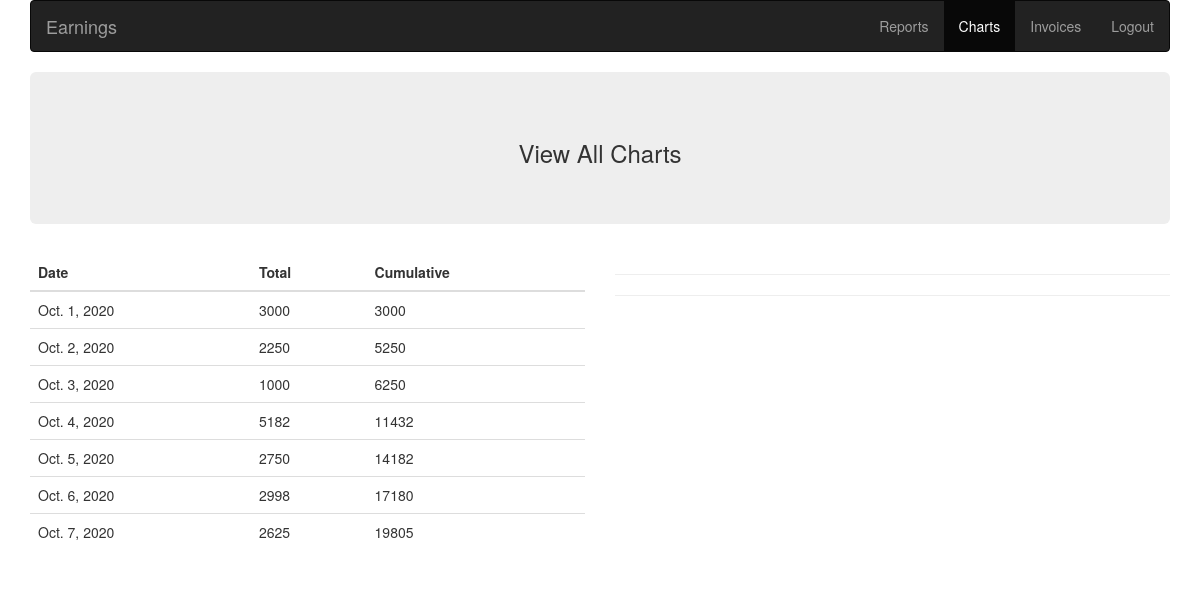
The app's page /charts/, older data.
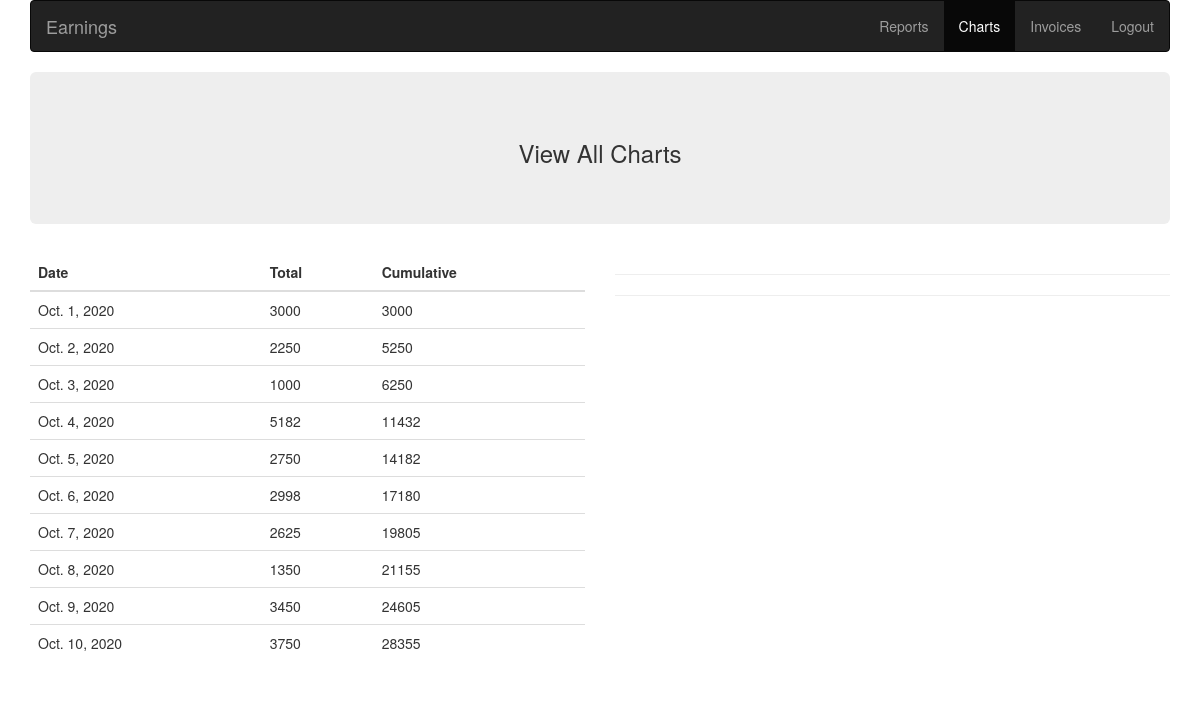
The same page, newer data.
### reports/models.py (models this page shows, shortened)
class Class(models.Model):
    student = models.CharField(max_length=30)
    date = models.DateField()
    start_time = models.TimeField()
    end_time = models.TimeField()
    subject = models.CharField(max_length=30)
    topic = models.CharField(max_length=60)
    homework = models.CharField(max_length=60)
    brought_over = models.CharField(max_length=60)
    remarks = models.CharField(max_length=100)
    duration = models.FloatField()
    payout = models.IntegerField()

### charts/views.py (the view)
# urls.py: 2. Add a URL to urlpatterns:  path('', views.home, name='home')
def home(request):
    classes = Class.objects.filter(
        date__gte="2020-10-1",
        date__lte="2020-10-31"
    )
    day_totals = get_day_totals(classes)
    charts_date, charts_day_totals, charts_cum_totals = get_for_chart(day_totals)
    charts_students, charts_stu_totals = get_student_wise(classes)
    context = {
        "day_totals": day_totals,
        "charts_date": charts_date,
        "charts_day_totals" : charts_day_totals,
        "charts_cum_totals" : charts_cum_totals,
        "students": charts_students,
        "chart_student_totals" : charts_stu_totals
    }
    return render(request, 'charts/home.html', context)

### charts/views.py (called while the page is built)
def get_day_totals(classes):
    d_wise = {}
    for c in classes:
        if c.date in d_wise:
            d_wise[c.date][0] += c.payout
        else:
            d_wise[c.date] = []
            d_wise[c.date].append(c.payout)
    cum = 0
    for day in d_wise:
        cum += d_wise[day][0]
        d_wise[day].append(cum)
    return d_wise

def get_for_chart(day_totals):
    dates = []
    d_t = []
    d_c = []
    for key in day_totals:
        dates.append(f"{key.strftime('%d')} {key.strftime('%b')}")
        d_t.append(day_totals[key][0])
        d_c.append(day_totals[key][1])
    return dates, d_t, d_c

def get_student_wise(classes):
    s_wise = {}
    for c in classes:
        if c.student in s_wise:
            s_wise[c.student] += c.payout
        else:
            s_wise[c.student] = c.payout
    s_wise = {k: v for k, v in sorted(s_wise.items(), key=lambda item: item[1], reverse=True)}
    return list(s_wise.keys()), list(s_wise.values())

### charts/templates/charts/home.html (shortened to what this page needs)
<!DOCTYPE html>
<html lang="en">
<head>
    {% load static %}
  <link rel="stylesheet" href="https://maxcdn.bootstrapcdn.com/bootstrap/3.4.1/css/bootstrap.min.css">
</head>
<body>
    <div class="container">
        <nav class="navbar navbar-inverse">
          <div class="container-fluid">
            <div class="navbar-header">
              <a class="navbar-brand" href="{% url 'landing' %}">Earnings</a>
            </div>
            <ul class="nav navbar-nav navbar-right">
              <li><a href="{% url 'dashboard' %}">Reports</a></li>
              <li class="active"><a href="#">Charts</a></li>
              <li><a href="{% url 'invoices_home' %}">Invoices</a></li>
              <li><a href="{% url 'logout' %}">Logout</a></li>
            </ul>
          </div>
        </nav>
        <div class="jumbotron text-center">
            <h3>View All Charts </h3>
        </div>
    </div>
    <div class="container">
        <div class="row">
            <div class="col-md-6">
                <div class="table-responsive">
                  <table class="table table-hover">
                    <thead>
                      <tr>
                        <th>Date</th>
                        <th>Total</th>
                        <th>Cumulative</th>
                      </tr>
                    </thead>
                    <tbody>
                    {% for key, value in day_totals.items %}
                      <tr>
                        <td>{{key}}</td>
                          {% for v in value %}
                            <td>{{v}}</td>
                          {% endfor %}
                      </tr>
                    {% endfor %}
                    </tbody>
                  </table>
              </div>
            </div>
            <div class="col-md-6">
                <hr>
                <hr>
            </div>
        </div>
    </div>
</body>
</html>

Row changes from the older to the newer data that the page shows:
added Class: day_totals "Oct. 8, 2020"
added Class: day_totals "Oct. 9, 2020"
added Class: day_totals "Oct. 10, 2020"
Text that changed along with them:
new list line: "1350 21155"
new list line: "3450 24605"
new list line: "3750 28355"
